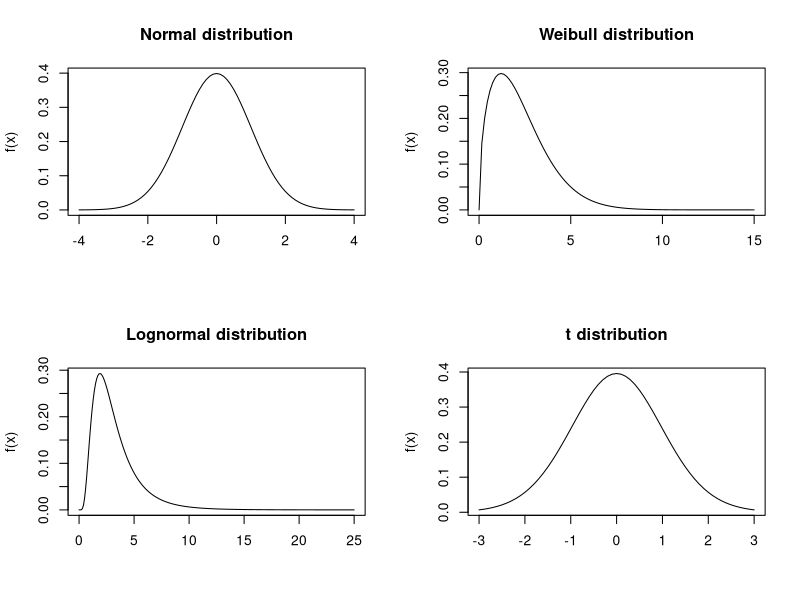
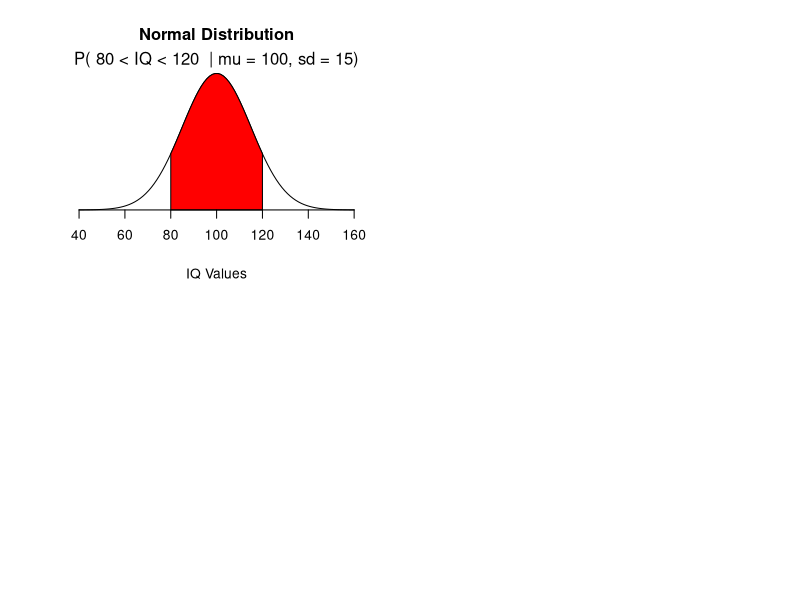
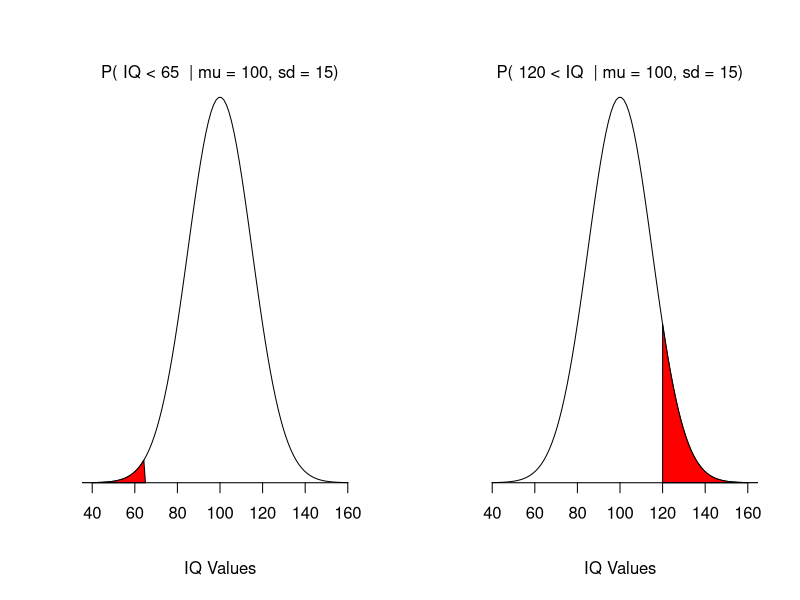
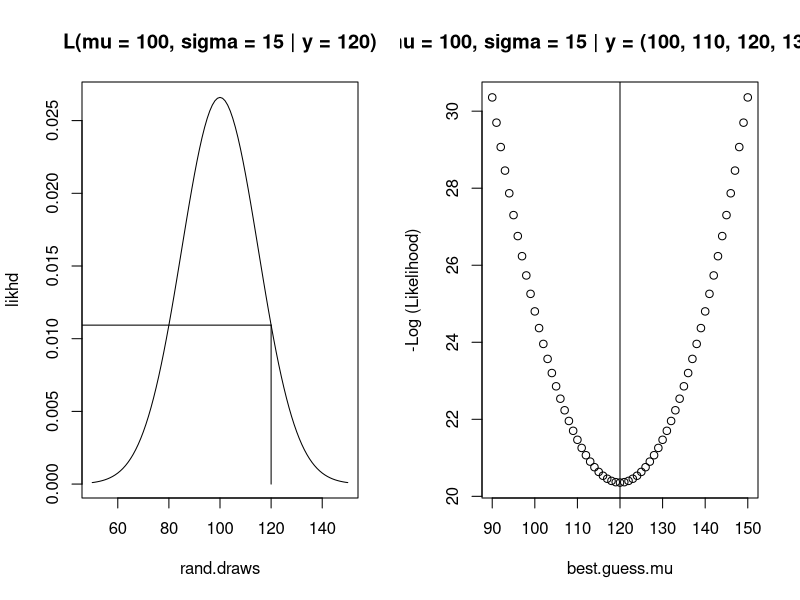

Here is the R script that generated these plots, in order:
## ---- chunk 1
par(mfrow = c(2,2))
q.val <- seq(-4,4,0.1)
plot(q.val, dnorm(q.val), type = 'l', lwd = T, main = "Normal distribution",xlab="",ylab="f(x)")

curve(dweibull(x, scale=2.5, shape=1.5),from=0, to=15, main="Weibull distribution",xlab="",ylab="f(x)")

plot(seq(0,25,.1), dlnorm(seq(0,25,.1), 1, 0.6),type="l",xlab="",ylab="f(x)", main="Lognormal distribution")

plot(seq(-3,3,.1), dt(seq(-3,3,.1), 30),type="l",xlab="",ylab="f(x)", main="t distribution")

## ---- chunk 2
mean=100; sd=15
lb=80; ub=120

x <- seq(-4,4,length=100)*sd + mean
hx <- dnorm(x,mean,sd)

plot(x, hx, type="n", xlab="IQ Values", ylab="",
  main="Normal Distribution", axes=FALSE)

i <- x >= lb & x <= ub
lines(x, hx)
polygon(c(lb,x[i],ub), c(0,hx[i],0), col="red")

area <- pnorm(ub, mean, sd) - pnorm(lb, mean, sd)
result <- paste("P(",lb,"< IQ <",ub," | mu = 100, sd = 15)")
mtext(result,3)
axis(1, at=seq(40, 160, 20), pos=0)

## ---- chunk 3
par(mfrow = c(1,2))
mean=100; sd=15
lb=0; ub=65

x <- seq(-4,4,length=100)*sd + mean
hx <- dnorm(x,mean,sd)

plot(x, hx, type="n", xlab="IQ Values", ylab="",
  main="", axes=FALSE)

i <- x >= lb & x <= ub
lines(x, hx)
polygon(c(lb,x[i],ub), c(0,hx[i],0), col="red")

area <- pnorm(ub, mean, sd) - pnorm(lb, mean, sd)
result <- paste("P(","IQ <",ub," | mu = 100, sd = 15)")
mtext(result,3)
axis(1, at=seq(40, 160, 20), pos=0)

mean=100; sd=15
lb=120; ub=1000

x <- seq(-4,4,length=100)*sd + mean
hx <- dnorm(x,mean,sd)

plot(x, hx, type="n", xlab="IQ Values", ylab="",
  main="", axes=FALSE)

i <- x >= lb & x <= ub
lines(x, hx)
polygon(c(lb,x[i],ub), c(0,hx[i],0), col="red")

area <- pnorm(ub, mean, sd) - pnorm(lb, mean, sd)
result <- paste("P(",lb,"< IQ"," | mu = 100, sd = 15)")
mtext(result,3)
axis(1, at=seq(40, 160, 20), pos=0)

## ---- chunk 4

mu.val <- 100
sig.val <- 15

rand.draws <- seq(50,150)

likhd <- c()
best.guess.mu <- mu.val
best.guess.sig <- sig.val
for (k in 1:length(rand.draws)) {
prob <- dnorm(rand.draws[k],best.guess.mu,best.guess.sig) 
likhd[k] <- (sum((prob))) }

plot(rand.draws, likhd, type = "l",
     main = paste("L(mu = 100, sigma = 15 | y = 120)"))
segments(x0 = 120, y0 = 0, y1 = likhd[which(rand.draws == 120)])
segments(x0 = -100, x1 = 120, y0 = likhd[which(rand.draws == 120)], y1 = likhd[which(rand.draws == 120)])

## ---- chunk 5

mu.val <- 100
sig.val <- 15

rand.draws <- c(100, 110, 120, 130, 140)

likhd <- n.likhd <- c()
best.guess.mu <- seq(90,150,by = 1)
best.guess.sig <- sig.val
for (k in 1:length(best.guess.mu)) {
prob <- dnorm(rand.draws,best.guess.mu[k],best.guess.sig) 
likhd[k] <- (sum(log(prob))) 
n.likhd[k] = (sum((prob))) 
}

plot(best.guess.mu,-likhd, ylab = "-Log (Likelihood)",
     main = paste("L(mu = 100, sigma = 15 | y = (100, 110, 120, 130, 140))"))
abline(v=120)
